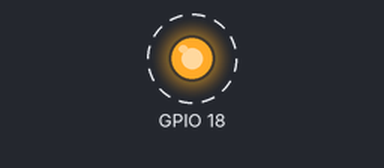
Simulated run of this program. Board: Raspberry Pi (BCM pin numbers). Shown: output pins drawn as LEDs (lit = HIGH). Dashed ring = blinking. What the program prints to the terminal is not drawn.

Above: at 0.5 s.
Timing chart, 0 to 4.6 s (numbered marks = the images above):
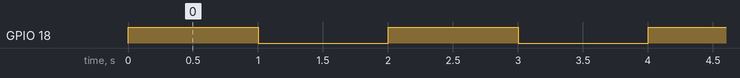

Measured:
- by itself, GPIO 18: alternates HIGH for 1.0 s and LOW for 1.0 s

The program:

Basic_led.py
```python
import RPi.GPIO as GPIO
import time
GPIO.setmode(GPIO.BCM)
GPIO.setwarnings(False)
GPIO.setup(18,GPIO.OUT)
while True:
    print("Led on")
    GPIO.output(18,1)
    time.sleep(1)
    print("Led off")
    GPIO.output(18,0)
    time.sleep(1)
```
